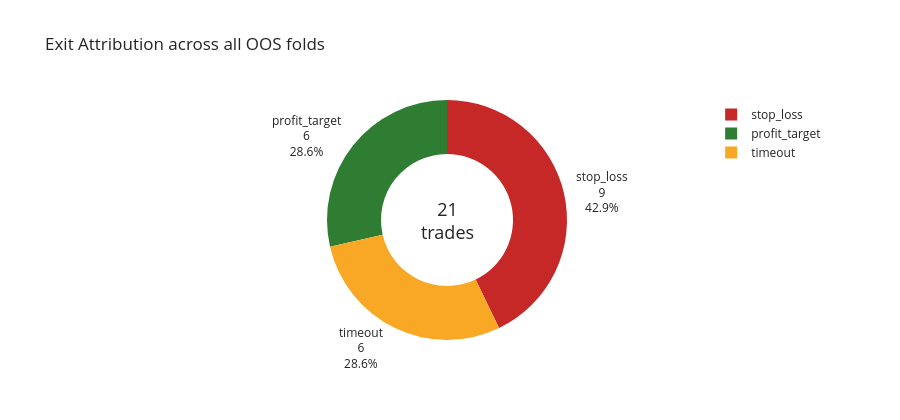

The cell this chart's notebook holds for it:
### Markdown cell above
## 13 Exit Attribution (every OOS trade)

### Code cell
if len(oos_trades) > 0:
    ex = exit_type_breakdown(oos_trades)
    color_map = {'profit_target': '#2e7d32', 'stop_loss': '#c62828', 'timeout': '#f9a825'}
    fig = go.Figure(go.Pie(
        labels=ex['exit_type'], values=ex['count'], hole=0.55,
        marker=dict(colors=[color_map.get(x, '#999') for x in ex['exit_type']]),
        textinfo='label+percent+value', textposition='outside',
    ))
    total = int(ex['count'].sum())
    fig.update_layout(title='Exit Attribution across all OOS folds',
                      template='simple_white', height=420,
                      annotations=[dict(text=f'{total}<br>trades', x=0.5, y=0.5, showarrow=False, font=dict(size=18))])
    fig.write_html(str(OUT_DIR/'exit_attribution.html'), include_plotlyjs='cdn')
    fig.show()
    ex

### Figure 1 — Plotly figure (JSON) as saved in the notebook; plotly's stock layout.template omitted (floating-point values rounded to 4 significant figures)
{"data": [{"hole": 0.55, "labels": ["profit_target", "stop_loss", "timeout"], "marker": {"colors": ["#2e7d32", "#c62828", "#f9a825"]}, "textinfo": "label+percent+value", "textposition": "outside", "type": "pie", "values": [6, 9, 6]}], "layout": {"annotations": [{"font": {"size": 18}, "showarrow": false, "text": "21<br>trades", "x": 0.5, "y": 0.5}], "height": 420, "title": {"text": "Exit Attribution across all OOS folds"}}}
